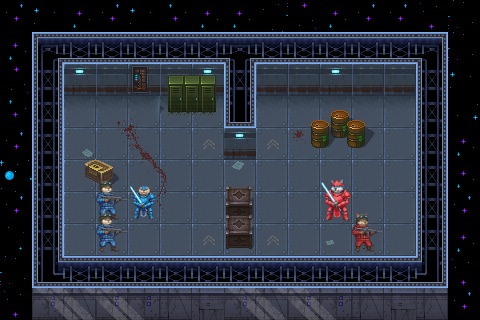

This game map was drawn from its Tiled (.tmx) file and the tilesets committed beside it. A one-line description and the full map source follow:
An orthogonal 15x10 tile map with 32x32 px tiles, 4 tile layers (Floor, Objects, Blood and shadows, Units), 4 tilesets.

<map version="1.10" tiledversion="1.11.1-99-gec89c545" orientation="orthogonal" renderorder="right-down" width="15" height="10" tilewidth="32" tileheight="32" infinite="0" nextlayerid="5" nextobjectid="1">
 <tileset firstgid="1" source="Spaceship-tileset.tsx" />
 <tileset firstgid="101" source="Space station._32_2-space-light-shadow-blood.tsx" />
 <tileset firstgid="1529" source="Space station._32_2-objects.tsx" />
 <tileset firstgid="2957" source="units.tsx" />
 <layer id="1" name="Floor" width="15" height="10">
  <data encoding="csv">
0,0,0,0,0,0,0,0,0,0,0,0,0,0,0,
0,4,1,1,1,1,1,8,1,1,1,1,1,5,0,
0,2,12,13,11,13,12,2,13,13,12,13,13,2,0,
0,2,23,23,23,23,23,19,23,23,23,23,23,2,0,
0,2,26,26,26,26,26,12,26,26,26,26,26,2,0,
0,2,26,26,26,26,26,26,26,26,26,26,26,2,0,
0,2,26,26,26,26,26,26,26,26,26,26,26,2,0,
0,2,26,26,26,26,26,26,26,26,26,26,26,2,0,
0,6,1,1,1,1,1,1,1,1,1,1,1,7,0,
0,71,72,73,74,75,78,71,72,73,74,75,78,75,0
</data>
 </layer>
 <layer id="2" name="Objects" width="15" height="10">
  <data encoding="csv">
0,0,0,0,0,0,0,0,0,0,0,0,0,0,0,
0,0,0,0,0,0,0,0,0,0,0,0,0,0,0,
0,0,0,0,0,0,0,0,0,0,0,0,0,0,0,
0,0,0,0,0,0,0,0,0,1795,1796,1797,0,0,0,
0,0,2550,0,0,0,0,0,0,1837,1838,1839,0,0,0,
0,0,2592,2593,0,0,0,1779,0,0,0,0,0,0,0,
0,0,0,0,0,0,0,1821,0,0,0,0,0,0,0,
0,0,0,0,0,0,0,1863,0,0,0,0,0,0,0,
0,0,0,0,0,0,0,0,0,0,0,0,0,0,0,
0,0,0,0,0,0,0,0,0,0,0,0,0,0,0
</data>
 </layer>
 <layer id="3" name="Blood and shadows" width="15" height="10">
  <data encoding="csv">
128,101,103,128,101,144,127,146,105,102,118,119,162,250,160,
103,0,0,0,0,0,0,0,0,0,0,0,0,0,145,
102,0,0,0,0,2249,2251,230,0,0,0,0,0,0,101,
258,0,0,1069,1070,2291,2293,0,0,0,0,0,0,0,164,
119,0,2469,1111,1112,0,1951,0,1951,440,0,0,0,0,146,
121,0,0,0,1154,1155,0,2511,0,0,0,0,0,0,118,
174,0,0,0,1196,1197,0,0,0,0,0,0,0,0,119,
259,0,0,0,0,0,1951,0,1951,0,2379,690,0,0,118,
253,0,0,0,0,0,0,0,0,0,0,0,0,0,250,
172,0,0,0,0,0,0,0,0,0,0,0,0,0,165
</data>
 </layer>
 <layer id="4" name="Units" width="15" height="10">
  <data encoding="csv">
0,0,0,0,0,0,0,0,0,0,0,0,0,0,0,
0,0,0,0,0,0,0,0,0,0,0,0,0,0,0,
0,0,0,0,0,0,0,0,0,0,0,0,0,0,0,
0,0,0,0,0,0,0,0,0,0,0,0,0,0,0,
0,0,0,0,0,0,0,0,0,0,0,0,0,0,0,
0,0,0,0,0,0,0,0,0,0,0,0,0,0,0,
0,0,0,2961,2960,0,0,0,0,0,2957,0,0,0,0,
0,0,0,2961,0,0,0,0,0,0,0,2958,0,0,0,
0,0,0,0,0,0,0,0,0,0,0,0,0,0,0,
0,0,0,0,0,0,0,0,0,0,0,0,0,0,0
</data>
 </layer>
</map>
